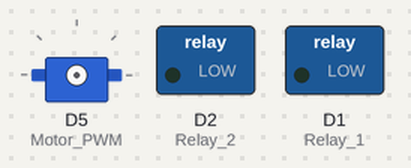
This program was run on a simulated ESP8266 (NodeMCU). On the bench: servo, switched loads named in the program (green lamp = pin HIGH). Wiring (inferred from the names in the program): servo: signal D5. WiFi joins after 1.5 s; servers stay silent unless stated; uploads are accepted with an empty reply; servo pulses on a pin are drawn as a servo (544–2400 µs = 0–180°); pins used as bus, display or sensor lines are not drawn; what the program prints to the serial monitor is not drawn.

Above: at 0.1 s.
At 4.3 s:
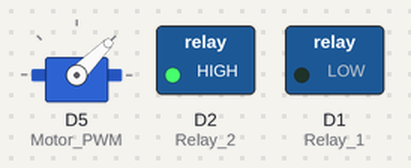
Timing chart, 0 to 5.8 s (numbered marks = the images above):
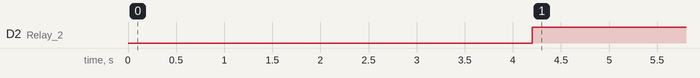

The program:

main.cpp
```cpp
#include <ESP8266WiFi.h>
#include <ESP8266HTTPClient.h>
#include <ArduinoJson.h>
#include <ESP8266Servo.h>


// WiFi Credentials
const char *ssid = "HimalPixel";
const char *password = "abcdef11";

// Firebase Realtime Database Info
const char *firebaseHost = "stroke-rehab-arm-default-rtdb.asia-southeast1.firebasedatabase.app";
const char *firebaseAuth = "AIzaSyBfr5aBDUGnIKaOS62m9za4smyFWQae6tk";

// Device Configuration
const String rehabManus = "rehab123";

// Pin Definitions
#define Relay_1 D1
#define Relay_2 D2
#define Motor_PWM D5

// Control Variables
bool switch1 = false;
bool switch2 = true;
int PWMSignal = 0; // Expecting 0–100 from Firebase

// ESC Control
ESP8266Servo esc;

void connectToWiFi()
{
  Serial.print("Connecting to WiFi...");
  WiFi.begin(ssid, password);

  while (WiFi.status() != WL_CONNECTED)
  {
    delay(1000);
    Serial.print(".");
  }

  Serial.println(" Connected to WiFi!");
}

void readDataFromFirebase()
{
  if (WiFi.status() == WL_CONNECTED)
  {
    HTTPClient http;
    WiFiClientSecure client;
    client.setInsecure(); // ⚠️ For development only

    // Firebase endpoint
    String url = String("https://") + firebaseHost + "/rehabManus/" + rehabManus + ".json?auth=" + firebaseAuth;

    http.begin(client, url);
    int httpResponseCode = http.GET();

    if (httpResponseCode > 0)
    {
      String payload = http.getString();
      Serial.println("Firebase response: " + payload);

      DynamicJsonDocument doc(1024);
      DeserializationError error = deserializeJson(doc, payload);

      if (!error)
      {
        switch1 = doc["switch1"] | false;
        switch2 = doc["switch2"] | false;
        PWMSignal = doc["PWMSignal"] | 0;
        PWMSignal = constrain(PWMSignal, 0, 100); // Clamp to 0–100
      }
      else
      {
        Serial.print("JSON error: ");
        Serial.println(error.f_str());
      }
    }
    else
    {
      Serial.print("HTTP Error: ");
      Serial.println(httpResponseCode);
    }

    http.end();
  }
  else
  {
    Serial.println("WiFi not connected.");
  }
}

void setup()
{
  Serial.begin(115200);
  connectToWiFi();

  pinMode(Relay_1, OUTPUT);
  pinMode(Relay_2, OUTPUT);

  esc.attach(Motor_PWM); // Attach ESC control pin (D4)
  delay(2000); // Wait before sending PWM
  Serial.println("ESC Ready.");
}

unsigned long lastPwmTime = 0;

void loop()
{
  static unsigned long lastFirebaseRead = 0;
  unsigned long now = millis();

  // Read from Firebase every 500ms (not every loop)
  if (now - lastFirebaseRead >= 500) {
    readDataFromFirebase();
    lastFirebaseRead = now;
  }

  // Send PWM every 20ms
  if (now - lastPwmTime >= 20) {
    lastPwmTime = now;

    digitalWrite(Relay_1, switch1 ? HIGH : LOW);
    digitalWrite(Relay_2, switch2 ? HIGH : LOW);

    // Map 0–100 to 1000–2000 µs
    int escPulse = map(PWMSignal, 0, 100, 1000, 2000);
    esc.writeMicroseconds(escPulse);
    esc.update();

    Serial.print("PWMSignal: ");
    Serial.print(PWMSignal);
    Serial.print(" | ESC Pulse (µs): ");
    Serial.println(escPulse);
  }
}
```

ESP8266Servo.cpp
```cpp
#include "ESP8266Servo.h"

ESP8266Servo::ESP8266Servo() {
  _pin = 255;
  _pulseWidth = 1500; // default neutral
}

void ESP8266Servo::attach(uint8_t pin) {
  _pin = pin;
  pinMode(_pin, OUTPUT);
}

void ESP8266Servo::writeMicroseconds(int value) {
  _pulseWidth = constrain(value, 1000, 2000);
}

void ESP8266Servo::update() {
    if (_pin == 255) return;
    digitalWrite(_pin, HIGH);
    delayMicroseconds(_pulseWidth);
    digitalWrite(_pin, LOW);
}
```

ESP8266Servo.h
```cpp
#ifndef ESP8266Servo_h
#define ESP8266Servo_h

#include <Arduino.h>

class ESP8266Servo {
public:
  ESP8266Servo();
  void attach(uint8_t pin);
  void writeMicroseconds(int value); // 1000–2000us
  void update(); // Call in loop() or timer every 20ms
private:
  uint8_t _pin;
  int _pulseWidth;
};

#endif
```

Measured:
- by itself, D2 (Relay_2): LOW → HIGH at 4.2 s
